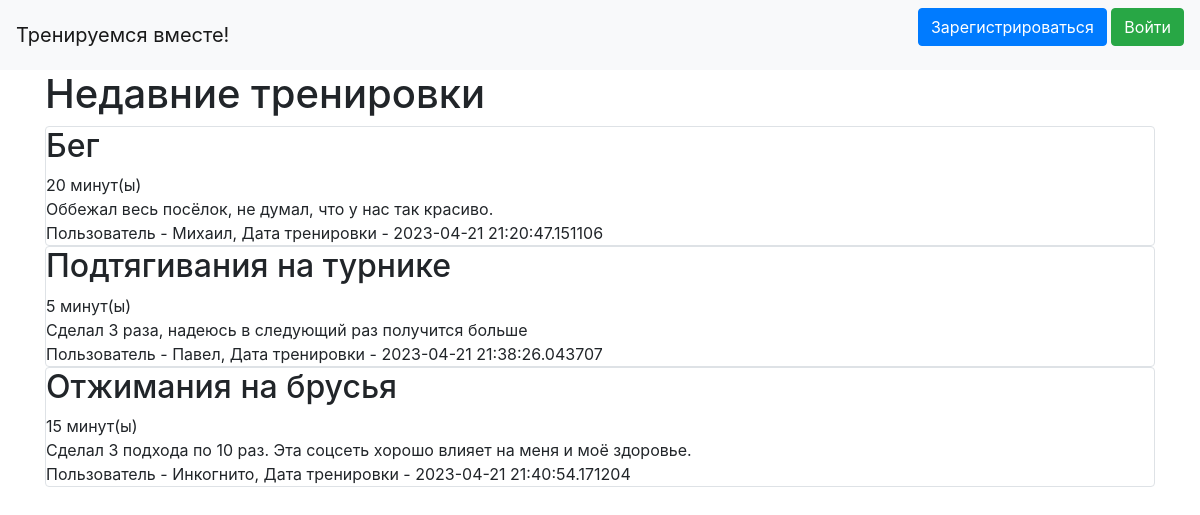
The page / on the database its author committed.
### data/newss.py (models this page shows)
class News(SqlAlchemyBase):
    __tablename__ = 'news'
    id = sqlalchemy.Column(sqlalchemy.Integer,
                           primary_key=True, autoincrement=True)
    title = sqlalchemy.Column(sqlalchemy.String, nullable=True)
    duration = sqlalchemy.Column(sqlalchemy.Integer, nullable=True)
    content = sqlalchemy.Column(sqlalchemy.String, nullable=True)
    created_date = sqlalchemy.Column(sqlalchemy.DateTime,
                                     default=datetime.datetime.now())
    is_private = sqlalchemy.Column(sqlalchemy.Boolean, default=True)
    user_id = sqlalchemy.Column(sqlalchemy.Integer,
                                sqlalchemy.ForeignKey("users.id"))
    user = orm.relationship('User')

### data/users.py (models this page shows, shortened)
class User(SqlAlchemyBase, UserMixin):
    __tablename__ = 'users'
    id = sqlalchemy.Column(sqlalchemy.Integer,
                           primary_key=True, autoincrement=True)
    name = sqlalchemy.Column(sqlalchemy.String, nullable=True)
    about = sqlalchemy.Column(sqlalchemy.String, nullable=True)
    email = sqlalchemy.Column(sqlalchemy.String,
                              index=True, unique=True, nullable=True)
    hashed_password = sqlalchemy.Column(sqlalchemy.String, nullable=True)
    created_date = sqlalchemy.Column(sqlalchemy.DateTime,
                                     default=datetime.datetime.now)

### main.py (the view)
@app.route("/")
def index():
    db_sess = db_session.create_session()
    news = db_sess.query(newss.News).filter(newss.News.is_private != True)
    if current_user.is_authenticated:
        news = db_sess.query(newss.News).filter(
            (newss.News.user == current_user) | (newss.News.is_private != True))
    else:
        news = db_sess.query(newss.News).filter(newss.News.is_private != True)
    return render_template("index.html", news=news)

### data/db_session.py (called while the page is built)
def create_session() -> Session:
    global __factory
    return __factory()

### templates/index.html (shortened to what this page needs)
{% extends "base.html" %}
{% block content %}
<h1>Недавние тренировки</h1>
{% for item in news%}
<div class="col-md6 border rounded">
    <h2>{{item.title}}</h2>
    <div>
        {{item.duration}} минут(ы)
    </div>
    <div>
        {{item.content}}
    </div>
    <div>
        Пользователь - {{item.user.name}}, Дата тренировки - {{item.created_date}}
    </div>
</div>
{% endfor %}
{% endblock %}

### templates/base.html (shortened to what this page needs)
<!doctype html>
<html lang="en">
<head>
    <link rel="stylesheet"
          href="https://stackpath.bootstrapcdn.com/bootstrap/4.4.1/css/bootstrap.min.css"
>
</head>
<body>
<header>
    <nav class="navbar navbar-light bg-light">
        <a class="navbar-brand" href="#">Тренируемся вместе!</a>
	{% if current_user.is_authenticated %}
    		<a class="navbar-brand" href="/logout">{{ current_user.name }}</a>
	{% else %}
    		<p>
        		<a class="btn btn-primary " href="/register">Зарегистрироваться</a>
        		<a class="btn btn-success" href="/login">Войти</a>
    		</p>
	{% endif %}
    </nav>
</header>
<main role="main" class="container">
    {% block content %}{% endblock %}
</main>
</body>
</html>

### rows shown on the page
News: title "Бег", duration "20", content "Оббежал весь посёлок, не думал, что у нас так красиво.", user.name "Михаил", created_date "2023-04-21 21:20:47.151106"
News: title "Подтягивания на турнике", duration "5", content "Сделал 3 раза, надеюсь в следующий раз получится больше", user.name "Павел", created_date "2023-04-21 21:38:26.043707"
News: title "Отжимания на брусья", duration "15", content "Сделал 3 подхода по 10 раз. Эта соцсеть хорошо влияет на меня и моё здоровье.", user.name "Инкогнито", created_date "2023-04-21 21:40:54.171204"
